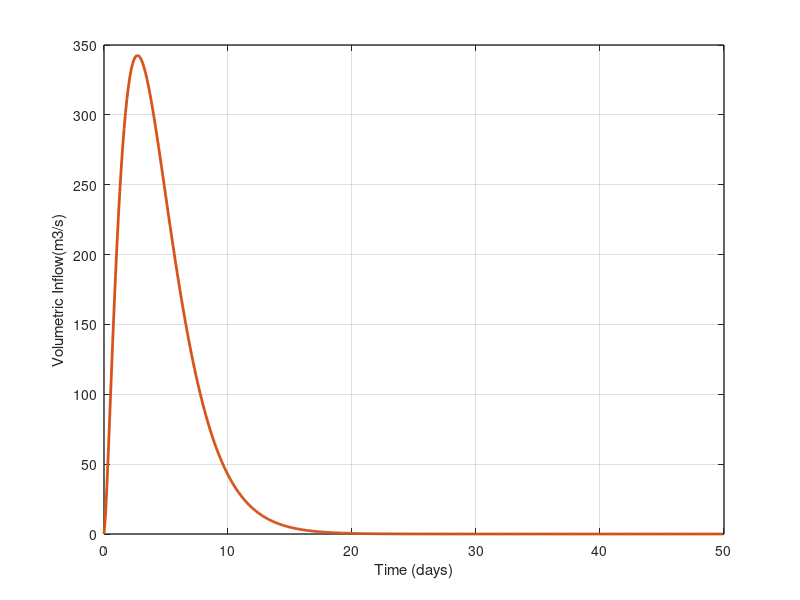

Source code (MATLAB):
%%% the script below draws the hydrograph using a gammar function
clear all
close all
%%% constants
g_per_kg       = 1000.;
m_per_km       = 1000.;
second_per_day = 86400.;

%%% Input parameters
simulation_time_sec          = 50 * second_per_day;


% numerical parameters
dt_second                    = 10000;  % time step


%%% parameters for unit hydrograph Q1
t_day        = 0:0.1:36; % time line in days
hydro_alpha1 = 2.5;  % larger shift higher
hydro_beta1  = 1.8;
flow_amp     = 2000;

Q1_hydrograph_inflow_m3Ps        = flow_amp*(t_day/hydro_beta1).^(hydro_alpha1-1) .* exp(-t_day/hydro_beta1) / hydro_beta1 / gamma(hydro_alpha1);

number_of_time_steps            = ceil(simulation_time_sec / dt_second);   % number of time steps

% time array are stored in a row
time_array_second(1:number_of_time_steps) = ((1:number_of_time_steps)-1)*dt_second;


% enable the below line to allow flow input from hydrograph 
% 1/second_per_day is equivalent to delta in the project description
Q2_hydrograph_inflow_m3Ps      = flow_amp*(time_array_second/second_per_day/hydro_beta1).^(hydro_alpha1-1) .* exp(-time_array_second/second_per_day/hydro_beta1) ...
    / hydro_beta1 / gamma(hydro_alpha1);

%%% enable below to plot hydrograph
figure
set(gcf,'color','w');
plot(t_day,Q1_hydrograph_inflow_m3Ps)
hold on    % make sure two lines can be plotted at the same time
plot(time_array_second/second_per_day,Q2_hydrograph_inflow_m3Ps,'linewidth',2)
grid on    % show the grid
xlabel('Time (days)');  
ylabel('Volumetric Inflow(m3/s)');
set(gca,'linewidth',1)   % thicken the bounding box
img = getframe(gcf);
imwrite(img.cdata, ['hydrograph', '.png']);  % save the figure into png file



